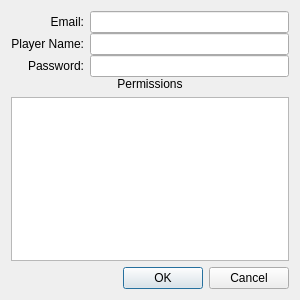
<ui version="4.0" >
 <class>UserEdit</class>
 <widget class="QWidget" name="UserEdit" >
  <property name="geometry" >
   <rect>
    <x>0</x>
    <y>0</y>
    <width>300</width>
    <height>300</height>
   </rect>
  </property>
  <layout class="QVBoxLayout" >
   <item>
    <layout class="QVBoxLayout" >
     <property name="spacing" >
      <number>0</number>
     </property>
     <item>
      <layout class="QGridLayout" >
       <property name="horizontalSpacing" >
        <number>6</number>
       </property>
       <property name="verticalSpacing" >
        <number>0</number>
       </property>
       <item row="0" column="0" >
        <widget class="QLabel" name="emailLabel" >
         <property name="text" >
          <string>Email:</string>
         </property>
         <property name="alignment" >
          <set>Qt::AlignRight|Qt::AlignTrailing|Qt::AlignVCenter</set>
         </property>
        </widget>
       </item>
       <item row="0" column="1" >
        <widget class="QLineEdit" name="emailEdit" />
       </item>
       <item row="1" column="0" >
        <widget class="QLabel" name="nameLabel" >
         <property name="text" >
          <string>Player Name:</string>
         </property>
         <property name="alignment" >
          <set>Qt::AlignRight|Qt::AlignTrailing|Qt::AlignVCenter</set>
         </property>
        </widget>
       </item>
       <item row="1" column="1" >
        <widget class="QLineEdit" name="nameEdit" />
       </item>
       <item row="2" column="0" >
        <widget class="QLabel" name="passwordLabel" >
         <property name="text" >
          <string>Password:</string>
         </property>
         <property name="alignment" >
          <set>Qt::AlignRight|Qt::AlignTrailing|Qt::AlignVCenter</set>
         </property>
        </widget>
       </item>
       <item row="2" column="1" >
        <widget class="QLineEdit" name="passwordEdit" >
         <property name="echoMode" >
          <enum>QLineEdit::Password</enum>
         </property>
        </widget>
       </item>
      </layout>
     </item>
     <item>
      <layout class="QVBoxLayout" >
       <property name="spacing" >
        <number>6</number>
       </property>
       <item>
        <widget class="QLabel" name="permissionsLabel" >
         <property name="text" >
          <string>Permissions</string>
         </property>
         <property name="alignment" >
          <set>Qt::AlignCenter</set>
         </property>
        </widget>
       </item>
       <item>
        <widget class="QListWidget" name="permissionsList" />
       </item>
      </layout>
     </item>
    </layout>
   </item>
   <item>
    <widget class="QDialogButtonBox" name="buttonBox" >
     <property name="standardButtons" >
      <set>QDialogButtonBox::Cancel|QDialogButtonBox::NoButton|QDialogButtonBox::Ok</set>
     </property>
    </widget>
   </item>
  </layout>
 </widget>
 <resources/>
 <connections/>
</ui>
